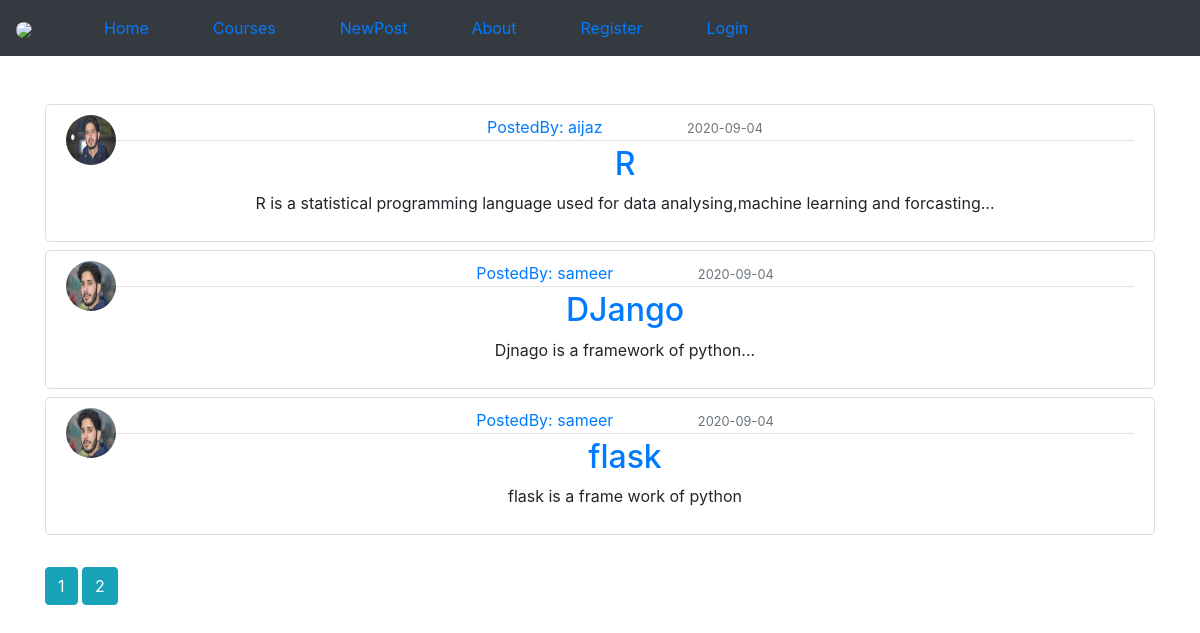
The page /home on the database its author committed.
### Main/models.py (models this page shows, shortened)
class Post(db.Model):
	id = db.Column(db.Integer,primary_key=True)
	title = db.Column(db.String(120),nullable=False)
	content = db.Column(db.Text,nullable=False)
	date_posted = db.Column(db.DateTime,nullable=False,default=datetime.utcnow)
	user_id = db.Column(db.Integer,db.ForeignKey('user.id'),nullable=False)

class User(db.Model,UserMixin):
	id = db.Column(db.Integer,primary_key=True)
	username = db.Column(db.String(20),unique=True, nullable= False)
	email = db.Column(db.String(120),unique=True,nullable=False)
	image_file = db.Column(db.String(20),nullable=False,default= 'default.jpg')
	password = db.Column(db.String(30),nullable=False)
	posts = db.relationship('Post',backref='author',lazy=True)

### Main/routes.py (the view)
@app.route('/')
@app.route('/home')
def home():
	page = request.args.get('page',1,type=int)
	posts = Post.query.order_by(Post.date_posted.desc()).paginate(page=page,per_page=3)
	return render_template('home.html',posts = posts)

### Main/templates/home.html
{%extends "layout.html"%}
{%block content%}
	{%for post in posts.items%}
		<article class="media content-section mb-2">
			<img class="rounded-circle article-img center" src="{{url_for('static',filename='Profile-pics/'+post.author.image_file)}}">
			<div class="media-body">
				<div class="article-metadata">
					<a href="{{url_for('user_posts',username=post.author.username)}}">PostedBy: {{post.author.username}}</a>
					<small class="text-muted">{{post.date_posted.strftime('%Y-%m-%d')}}</small>
				</div>
				<h2><a href="{{url_for('post',post_id=post.id)}}" class="article-title">{{post.title}}</a></h2>
				<p class="article-content">{{post.content}}</p>
			</div>
		</article>
	{%endfor%}
		{%for page_num in posts.iter_pages(left_edge=1,right_edge=1,left_current=1,right_current=1)%}
			{%if page_num%}
				{%if posts.page == page_num%}
					<a class="btn btn-info mt-4" href="{{url_for('home',page=page_num)}}">{{page_num}}</a>
				{%else%}
					<a class="btn btn-info mt-4" href="{{url_for('home',page=page_num)}}">{{page_num}}</a>
				{%endif%}
			{%else%}
				...
			{%endif%}
		{%endfor%}
{%endblock content%}

### Main/templates/layout.html (shortened to what this page needs)
<!DOCTYPE html>
<html lang="en">
<head>
  	<link rel="stylesheet" type="text/css" href="{{url_for('static',filename='main.css')}}">
  	<link rel="stylesheet" href="https://maxcdn.bootstrapcdn.com/bootstrap/4.4.1/css/bootstrap.min.css">
</head>
<body>
	<div class="navbar navbar-expand-md  bg-dark">
		<a class="navbar-brand" href="#"><img class="rounded-circle" src="CO.jpeg" style="width: 50px"></a>
		<ul class="navbar-nav">
			<li class="nav-item">
				<a class="nav-link" href="{{url_for('home')}}">Home</a>
			</li>
			<li class="nav-item ">
				<a class="nav-link" href="#">Courses</a>
			</li>
			<li class="nav-item">
				<a class="nav-link" href="{{url_for('NewPost')}}">NewPost</a>
			</li>
			<li class="nav-item ">
				<a class="nav-link" href="#">About</a>
			</li>
			{%if current_user.is_authenticated%}
				<li class="nav-item">
					<a class="nav-link" href="{{url_for('logout')}}">Logout</a>
				</li>
				<li class="nav-item float-left">
					<a class="nav-link" href="{{url_for('account')}}">Account</a>
				</li>
			{%else%}
				<li class="nav-item">
					<a class="nav-link" href="{{url_for('register')}}">Register</a>
				</li>
				<li class="nav-item">
					<a class="nav-link" href="{{url_for('login')}}">Login</a>
				</li>
			{%endif%}
		</ul>
	</div>
	<div class="container mt-5">
		{%block content%}
		{%endblock content%}
	</div>
</body>
</html>

### Main/static/main.css (style rules this page uses)
body { font-family: 'Lato', sans-serif; }
.nav-item { margin-left: 3rem; }
.content-section { text-align: center; background-color: #ffff; padding: 10px 20px; border: 1px solid #dddddd; border-radius: 5px; }
.article-img { height: 50px; width: 50px; }
.article-metadata { padding-bottom: 1px; margin-bottom: 4px; border-bottom: 1px solid #e3e3e3 }
.media { text-align: center; }
.article-content { white-space: pre-line; }
.text-muted { margin-left: 5rem; }

### rows shown on the page
Post: image_file (picture), author.username "aijaz", date_posted "2020-09-04", title "R", content "R is a statistical programming language used for data analysing,machine learning and forcasting..."
Post: image_file (picture), author.username "sameer", date_posted "2020-09-04", title "DJango", content "Djnago is a framework of python..."
Post: image_file (picture), author.username "sameer", date_posted "2020-09-04", title "flask", content "flask is a frame work of python"

### other values the page prints
{{ page_num }} "1"
{{ page_num }} "2"
